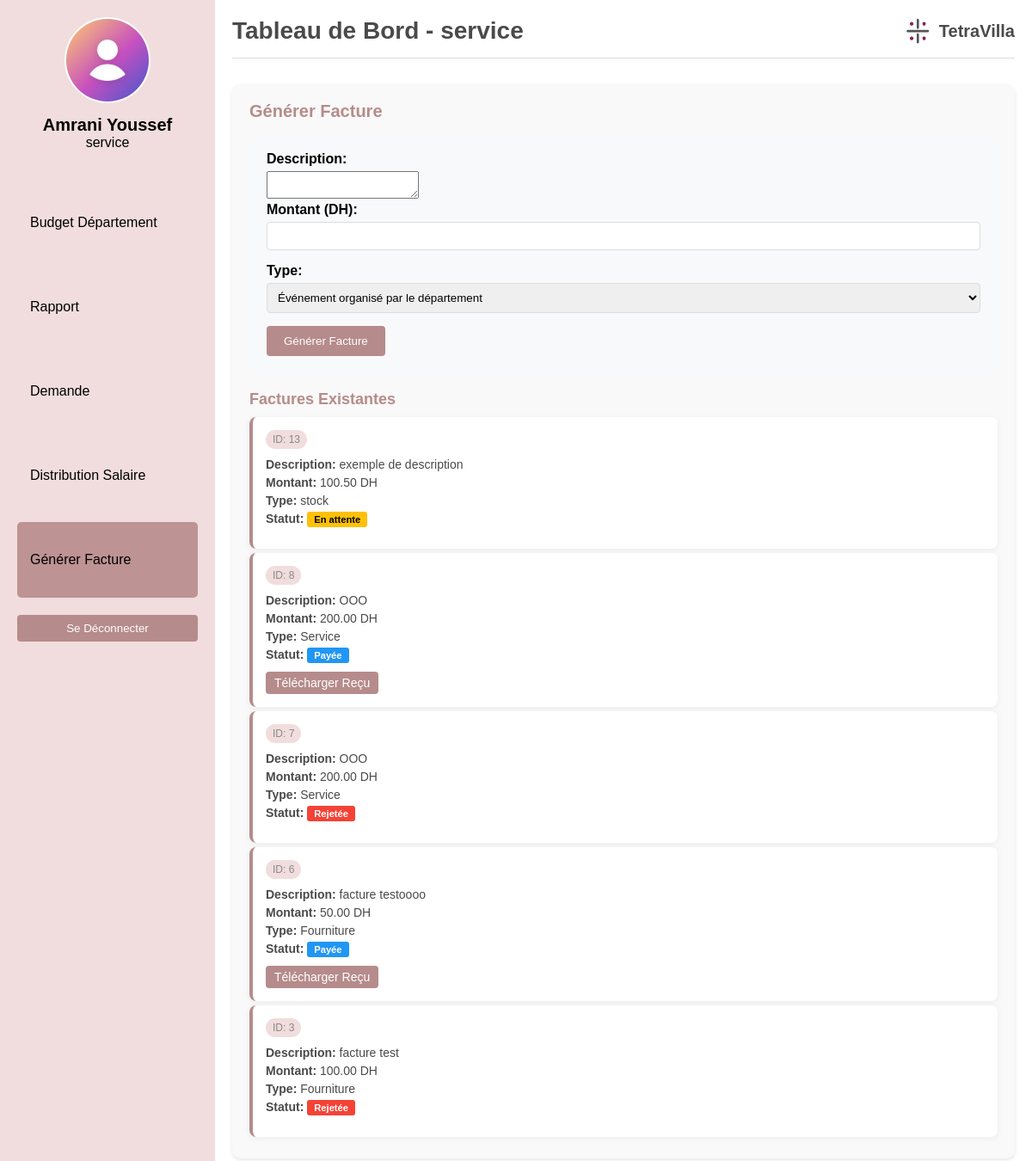
The page /agent_departement.php?section=generer_facture (signed in) on the database its author committed.
### tables this page shows
CREATE TABLE `agent_departement` (
  `id_agentd` int(11) NOT NULL,
  `nom_agentd` varchar(50) DEFAULT NULL,
  `prenom_agentd` varchar(50) DEFAULT NULL,
  `password_agentd` varchar(255) DEFAULT NULL,
  `email_agentd` varchar(100) DEFAULT NULL,
  `numCompteDep` int(11) DEFAULT NULL,
  `monnaieDep` float DEFAULT NULL,
  `id_dep` int(11) DEFAULT NULL
);

CREATE TABLE `departement` (
  `id_dep` int(11) NOT NULL,
  `nom_dep` varchar(100) DEFAULT NULL,
  `revenu_dep` double DEFAULT NULL,
  `depenses_dep` double DEFAULT NULL
);

CREATE TABLE `facture` (
  `id_fac` int(11) NOT NULL,
  `description` varchar(255) DEFAULT NULL,
  `montant` double DEFAULT NULL,
  `statut` varchar(50) DEFAULT NULL,
  `type` varchar(50) DEFAULT NULL,
  `id_transaction` int(11) DEFAULT NULL,
  `id_agent_departement` int(11) DEFAULT NULL,
  `id_comm` int(11) DEFAULT NULL
);

### agent_departement.php (the view, shortened to what this page needs)
<?php
$host = "localhost";
$username = "root";
$password = "";
$dbname = "hotel";
$conn = new mysqli($host, $username, $password, $dbname );
$user_id = $_SESSION['user_id'];
$sql = "SELECT ad.*, d.nom_dep
        FROM agent_departement ad
        JOIN departement d ON ad.id_dep = d.id_dep
        WHERE ad.id_agentd = ?";
$stmt = $conn->prepare($sql);
$stmt->bind_param("i", $user_id);
$stmt->execute();
$result = $stmt->get_result();
$agent = $result->fetch_assoc();
$section = $_GET['section'] ?? '';
$factures = [];
if ($section === 'generer_facture') {
    $sql = "SELECT * FROM facture WHERE id_agent_departement = ? ORDER BY id_fac DESC";
    $stmt = $conn->prepare($sql);
    $stmt->bind_param("i", $user_id);
    $stmt->execute();
    $result = $stmt->get_result();
    while ($row = $result->fetch_assoc()) {
        $factures[] = $row;
    }
}
?>
<!DOCTYPE html>
<html lang="en">
<head>
</head>
<body>
    <div class="dashboard-container">
        <div class="sidebar">
            <div class="sidebar-header">
                <img src="admin_new.jpeg" alt="Agent Photo" class="admin-photo">
                <h2><?php echo htmlspecialchars($agent['prenom_agentd'] . " " . $agent['nom_agentd']); ?></h2>
                <p><?php echo htmlspecialchars($agent['nom_dep']); ?></p>
            </div>
            <ul class="sidebar-menu">
                <li><a href="?section=budget" class="<?php echo $section === 'budget' ? 'active' : ''; ?>">Budget Département</a></li>
                <li><a href="?section=rapport" class="<?php echo $section === 'rapport' ? 'active' : ''; ?>">Rapport</a></li>
                <li><a href="?section=demande" class="<?php echo $section === 'demande' ? 'active' : ''; ?>">Demande</a></li>
                <li><a href="?section=distribution_salaire" class="<?php echo $section === 'distribution_salaire' ? 'active' : ''; ?>">Distribution Salaire</a></li>
                <li><a href="?section=generer_facture" class="<?php echo $section === 'generer_facture' ? 'active' : ''; ?>">Générer Facture</a></li>
                <li>
                    <form method="POST">
                        <button type="submit" name="logout" class="logout-btn">Se Déconnecter</button>
                    </form>
                </li>
            </ul>
        </div>
        <div class="main-content">
            <header>
                <h1>Tableau de Bord - <?php echo htmlspecialchars($agent['nom_dep']); ?></h1>
                <div class="logo">
                    <img src="maqlog.jpg" alt="TetraVilla Logo" class="logo-img">
                    <span>TetraVilla</span>
                </div>
            </header>
            <div class="dashboard-sections">
                <?php if ($section === 'generer_facture'): ?>
                <section id="generer_facture" class="dashboard-card">
                    <h3>Générer Facture</h3>
                    <form method="POST" class="facture-form">
                        <label for="description">Description:</label>
                        <textarea name="description" required></textarea>
                        <label for="montant">Montant (DH):</label>
                        <input type="number" name="montant" step="0.01" min="0" required>
                        <label for="type">Type:</label>
                        <select name="type" required>
                        <option value="Salaire">Événement organisé par le département</option>
                        </select>
                        <button type="submit" name="generer_facture" class="generer-btn">Générer Facture</button>
                    </form>
                    <h4>Factures Existantes</h4>
                    <ul class="facture-list">
                        <?php if (empty($factures)): ?>
                            <li class="facture-item">
                                <p>Aucune facture trouvée.</p>
                            </li>
                        <?php else: ?>
                            <?php foreach ($factures as $facture): ?>
                                <li class="facture-item">
                                    <div class="facture-header">
                                        <span class="date"><?php echo "ID: " . $facture['id_fac']; ?></span>
                                    </div>
                                    <div class="facture-details">
                                        <p><strong>Description:</strong> <?php echo htmlspecialchars($facture['description']); ?></p>
                                        <p><strong>Montant:</strong> <?php echo number_format($facture['montant'], 2); ?> DH</p>
                                        <p><strong>Type:</strong> <?php echo htmlspecialchars($facture['type']); ?></p>
                                        <p><strong>Statut:</strong>
                                            <span class="status status-<?php
                                                echo strtolower($facture['statut']) === 'approuvée' ? 'approved' :
                                                     (strtolower($facture['statut']) === 'rejetée' ? 'rejected' :
                                                     (strtolower($facture['statut']) === 'payée' ? 'paid' : 'pending'));
                                            ?>">
                                                <?php echo htmlspecialchars($facture['statut']); ?>
                                            </span>
                                        </p>
                                    </div>
                                    <?php if ($facture['statut'] === 'Approuvée'): ?>
                                        <div class="action-buttons">
                                            <a href="?section=generer_facture&action=payer&facture_id=<?php echo $facture['id_fac']; ?>"
                                               class="payer-btn">Procéder au Paiement</a>
                                        </div>
                                    <?php elseif ($facture['statut'] === 'Payée'): ?>
                                        <div class="action-buttons">
                                            <a href="telecharger_recu.php?facture_id=<?php echo $facture['id_fac']; ?>"
                                               class="telecharger-btn" target="_blank">Télécharger Reçu</a>
                                        </div>
                                    <?php endif; ?>
                                </li>
                            <?php endforeach; ?>
                        <?php endif; ?>
                    </ul>
                </section>
                <?php endif; ?>
            </div>
        </div>
    </div>
</body>
</html>

### agent_departement.php (style rules this page uses)
* { margin: 0; padding: 0; box-sizing: border-box; font-family: Arial, sans-serif; }
body { background-color: #f5f5f5; min-height: 100vh; }
.dashboard-container { display: flex; width: 100%; min-height: 100vh; background-color: #fff; }
.sidebar { width: 250px; background-color: #f1dddd; color: #000000; display: flex; flex-direction: column; align-items: center; padding: 20px; }
.sidebar-header { text-align: center; margin-bottom: 30px; }
.sidebar-header h2 { font-size: 20px; font-weight: bold; }
.admin-photo { width: 100px; height: 100px; border-radius: 50%; object-fit: cover; margin-bottom: 10px; border: 2px solid #fff; }
.sidebar-menu { list-style: none; width: 100%; }
.sidebar-menu li { margin: 10px 0; }
.sidebar-menu a { color: #000000; text-decoration: none; font-size: 16px; display: block; padding: 35px 15px; border-radius: 5px; transition: background-color 0.3s; }
.sidebar-menu a:hover, .sidebar-menu a.active { background-color: #be9393; }
.main-content { flex: 1; padding: 20px; overflow-y: auto; }
header { display: flex; justify-content: space-between; align-items: center; margin-bottom: 30px; padding-bottom: 15px; border-bottom: 1px solid #ddd; }
header h1 { font-size: 28px; color: #4a4a4a; }
.logo { display: flex; align-items: center; }
.logo-img { width: 30px; height: 30px; margin-right: 10px; }
.logo span { font-size: 20px; font-weight: bold; color: #4a4a4a; }
.dashboard-sections { display: flex; flex-direction: column; gap: 20px; }
.dashboard-card { background-color: #f9f9f9; border-radius: 10px; padding: 20px; box-shadow: 0 2px 5px rgba(0, 0, 0, 0.1); }
.dashboard-card h3 { font-size: 20px; color: #b68b8b; margin-bottom: 15px; }
.dashboard-card h4 { font-size: 18px; color: #b68b8b; margin-top: 20px; margin-bottom: 10px; }
.dashboard-card p { font-size: 16px; color: #4a4a4a; margin-bottom: 15px; }
.dashboard-card ul { list-style: none; padding-left: 0; }
.dashboard-card ul li { margin: 5px 0; font-size: 14px; }
.rapport-form, .facture-form { background: #f8f9fa; padding: 20px; border-radius: 8px; margin-bottom: 20px; }
.rapport-form label, .facture-form label { display: block; margin-bottom: 5px; font-weight: bold; }
.rapport-form input[type="text"], .rapport-form textarea, .rapport-form input[type="number"], .facture-form input[type="text"], .facture-form input[type="number"], .facture-form select { width: 100%; padding: 8px; margin-bottom: 15px; border: 1px solid #ddd; border-radius: 4px; }
.submit-btn, .generer-btn { background-color: #b68b8b; color: white; padding: 10px 20px; border: none; border-radius: 4px; cursor: pointer; }
.rapport-list, .facture-list { list-style: none; padding: 0; }
.rapport-item, .facture-item { margin-bottom: 20px; padding: 15px; background: #fff; border-radius: 8px; box-shadow: 0 2px 8px rgba(0, 0, 0, 0.05); border-left: 4px solid #b68b8b; transition: transform 0.2s ease, box-shadow 0.2s ease; }
.rapport-item .rapport-header, .facture-item .facture-header { display: flex; justify-content: space-between; align-items: center; margin-bottom: 10px; }
.rapport-item .rapport-header .date, .facture-item .facture-header .date { font-size: 12px; color: #888; background-color: #f1dddd; padding: 4px 8px; border-radius: 12px; }
.rapport-item .rapport-details, .facture-item .facture-details { margin-bottom: 10px; }
.rapport-item .rapport-details p, .facture-item .facture-details p { font-size: 14px; color: #4a4a4a; margin: 5px 0; }
.action-buttons { margin-top: 10px; display: flex; gap: 10px; }
.distribute-salary-btn, .payer-btn, .telecharger-btn { background-color: #b68b8b; color: white; padding: 5px 10px; border: none; border-radius: 4px; cursor: pointer; text-decoration: none; }
.status { display: inline-block; padding: 3px 8px; border-radius: 3px; font-size: 0.8em; font-weight: bold; }
.status-pending { background-color: #FFC107; color: #000; }
.status-rejected { background-color: #f44336; color: white; }
.status-paid { background-color: #2196F3; color: white; }
.logout-btn { background-color: #b68b8b; color: white; padding: 8px 15px; border: none; border-radius: 4px; cursor: pointer; transition: background-color 0.3s; width: 100%; margin-top: 10px; }

### rows shown on the page
agent_departement: prenom_agentd+nom_agentd "Amrani Youssef", id_dep.nom_dep "service"
facture: id_fac "13", description "exemple de description", montant "100.50", type "stock", statut "En attente"
facture: id_fac "8", description "OOO", montant "200.00", type "Service", statut "Payée"
facture: id_fac "7", description "OOO", montant "200.00", type "Service", statut "Rejetée"
facture: id_fac "6", description "facture testoooo", montant "50.00", type "Fourniture", statut "Payée"
facture: id_fac "3", description "facture test", montant "100.00", type "Fourniture", statut "Rejetée"
